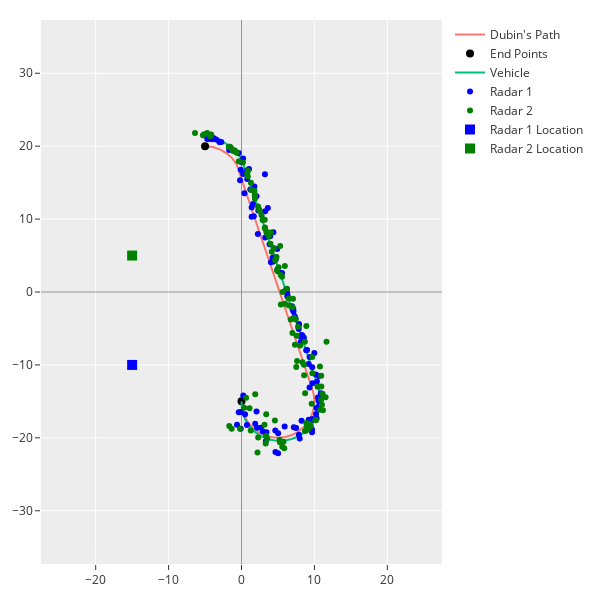

The cell this chart's notebook holds for it:
### Code cell
fig = plot_dubin(["Dubin's Path", "lines", configurations], 
           ["Vehicle", "lines", vehicles_path], 
           ["Radar 1", "markers", x_y_1],
           ["Radar 2", "markers", x_y_2])

fig.data[3].line.color = "blue"
fig.data[4].line.color = "green"

fig.add_trace(
    go.Scatter(
        x=[radar_1.x],
        y=[radar_1.y],
        name='Radar 1 Location',
        mode="markers",
        marker_size=10,
        marker_color="blue",
        marker_symbol="square"
    )
)

fig.add_trace(
    go.Scatter(
        x=[radar_2.x],
        y=[radar_2.y],
        name='Radar 2 Location',
        mode="markers",
        marker_size=10,
        marker_color="green",
        marker_symbol="square"
    )
)


fig.show()
